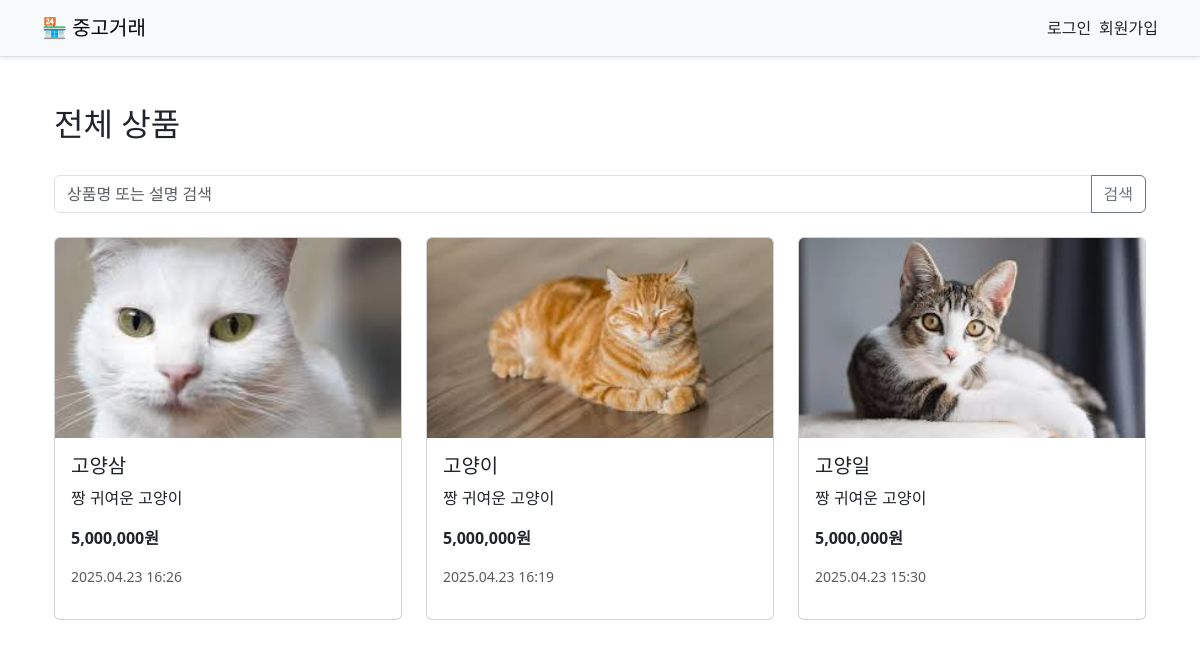
Screenshot of /products/ with the database file from the repository.
### products/models.py (models this page shows)
class Product(models.Model):
    name = models.CharField(max_length=100)
    description = models.TextField()
    price = models.PositiveIntegerField()
    user = models.ForeignKey(CustomUser, on_delete=models.CASCADE)
    created_at = models.DateTimeField(auto_now_add=True)

class ProductImage(models.Model):
    product = models.ForeignKey(Product, on_delete=models.CASCADE)
    image = models.ImageField(upload_to='product_images/')

### products/views.py (the view)
# urls.py: path('', views.product_list_view, name='product_list'),         # /products/
def product_list_view(request):
    query = request.GET.get('q', '')
    mine = request.GET.get('mine') == 'on'
    products = Product.objects.all()
    if query:
        products = products.filter(
            Q(name__icontains=query) | Q(description__icontains=query)
        )
    if mine and request.user.is_authenticated:
        products = products.filter(user=request.user)
    products = products.order_by('-created_at')
    return render(request, 'products/product_list.html', {
        'products': products,
        'query': query,
        'mine': mine
    })

### templates/products/product_list.html (shortened to what this page needs)
{% extends 'base.html' %}
{% load humanize %}
{% block content %}
  <div class="container mt-5">
    <div class="d-flex justify-content-between align-items-center mb-4">
      <h2>전체 상품</h2>
    </div>
    <form method="get" class="mb-4">
      <div class="input-group">
        <input type="text" name="q" class="form-control" placeholder="상품명 또는 설명 검색" value="{{ query }}">
        <button class="btn btn-outline-secondary" type="submit">검색</button>
      </div>
    </form>
    <div class="row">
      {% for product in products %}
        <div class="col-md-4 mb-4">
          <a href="{% url 'product_detail' product.id %}" class="text-decoration-none text-dark">
            <div class="card h-100">
              {% if product.productimage_set.first %}
                <div style="height: 200px; overflow: hidden;">
                  <img src="{{ product.productimage_set.first.image.url }}" class="card-img-top" alt="상품 이미지" style="width: 100%; height: 100%; object-fit: cover;">
                </div>
              {% endif %}
              <div class="card-body">
                <h5 class="card-title">{{ product.name }}</h5>
                <p class="card-text">{{ product.description|truncatechars:60 }}</p>
                <p class="card-text"><strong>{{ product.price|intcomma }}원</strong></p>
                <p class="text-muted small">{{ product.created_at|date:"Y.m.d H:i" }}</p>
              </div>
            </div>
          </a>
        </div>
      {% empty %}
        <p>등록된 상품이 없습니다.</p>
      {% endfor %}
    </div>
  </div>
{% endblock %}

### rows the page displays
Product: productimage_set.first.image (picture), name "고양삼", description "짱 귀여운 고양이", price "5,000,000", created_at "2025.04.23 16:26"
Product: productimage_set.first.image (picture), name "고양이", description "짱 귀여운 고양이", price "5,000,000", created_at "2025.04.23 16:19"
Product: productimage_set.first.image (picture), name "고양일", description "짱 귀여운 고양이", price "5,000,000", created_at "2025.04.23 15:30"
